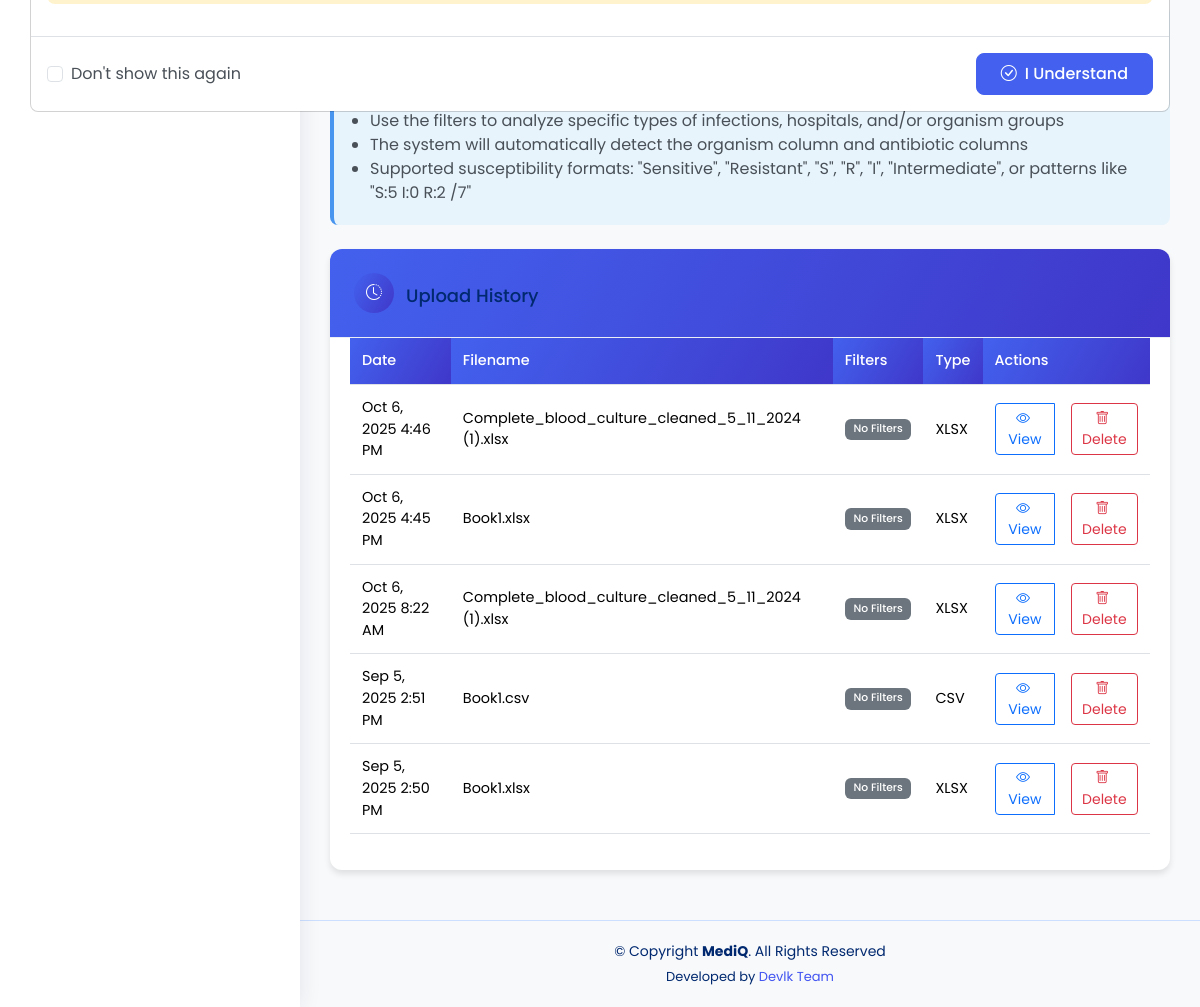
Page /super-admin/index.php (signed in, lower part) on the earlier database version.
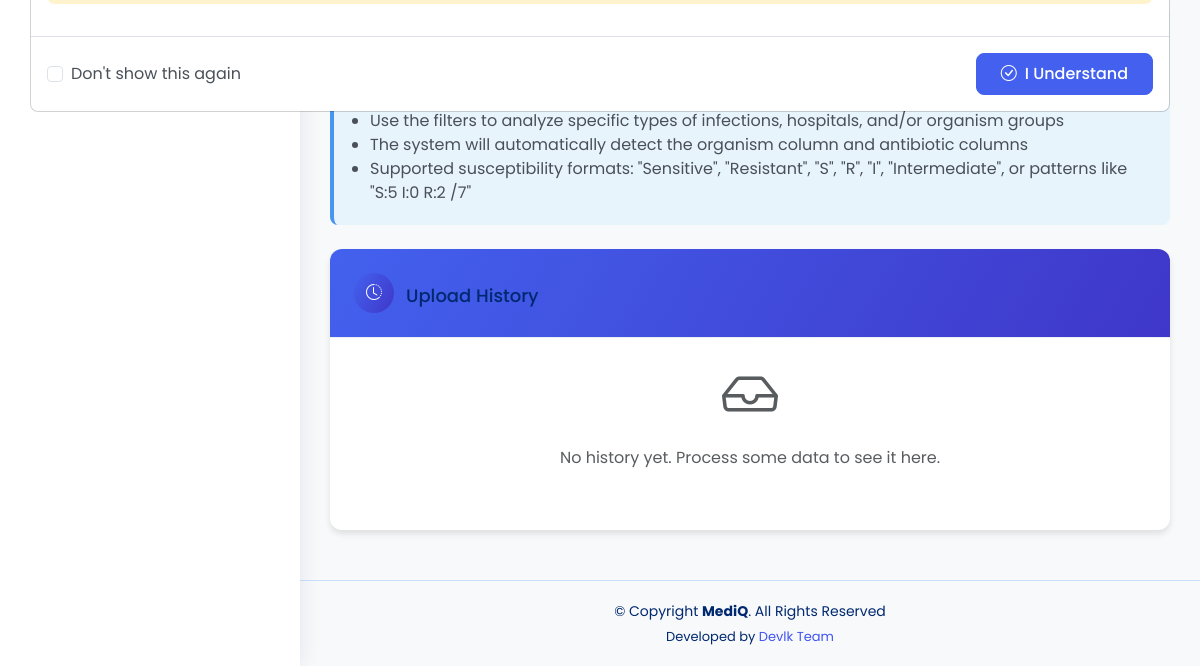
Same page on the later database version.
### tables this page shows
CREATE TABLE `antibiogram_reports` (
  `id` int(11) NOT NULL,
  `admin_id` int(11) NOT NULL,
  `original_filename` varchar(255) DEFAULT NULL,
  `file_path` varchar(500) DEFAULT NULL,
  `pasted_data` text DEFAULT NULL,
  `infection_type_filter` varchar(50) DEFAULT NULL,
  `hospital_filter` varchar(100) DEFAULT NULL,
  `organism_group_filter` varchar(100) DEFAULT NULL,
  `upload_date` timestamp NULL DEFAULT current_timestamp()
);

### super-admin/index.php (the view, shortened to what the changed rows need)
<?php
require_once '../includes/db-conn.php';
$user_id = $_SESSION['admin_id'];
$create_tables_sql = "
CREATE TABLE IF NOT EXISTS antibiogram_reports (
    id INT AUTO_INCREMENT PRIMARY KEY,
    admin_id INT NOT NULL,
    original_filename VARCHAR(255) NULL,
    file_path VARCHAR(500) NULL,
    pasted_data TEXT NULL,
    infection_type_filter VARCHAR(50) NULL,
    hospital_filter VARCHAR(100) NULL,
    organism_group_filter VARCHAR(100) NULL,
    upload_date TIMESTAMP DEFAULT CURRENT_TIMESTAMP,
    FOREIGN KEY (admin_id) REFERENCES admins(id) ON DELETE CASCADE
);
CREATE TABLE IF NOT EXISTS antibiogram_data (
    id INT AUTO_INCREMENT PRIMARY KEY,
    report_id INT NOT NULL,
    organism VARCHAR(255) NOT NULL,
    antibiotic VARCHAR(255) NOT NULL,
    tested_count INT NOT NULL,
    susceptible_count INT NOT NULL,
    percentage FLOAT NULL,
    FOREIGN KEY (report_id) REFERENCES antibiogram_reports(id) ON DELETE CASCADE
);
";
$conn->multi_query($create_tables_sql);
function get_report_history($conn, $user_id) {
    $stmt = $conn->prepare("SELECT id, original_filename, file_path, upload_date, infection_type_filter, hospital_filter, organism_group_filter FROM antibiogram_reports WHERE admin_id = ? ORDER BY upload_date DESC");
    $stmt->bind_param("i", $user_id);
    $stmt->execute();
    $result = $stmt->get_result();
    $reports = $result->fetch_all(MYSQLI_ASSOC);
    return $reports;
}
$report_history = get_report_history($conn, $user_id);
?>
<!DOCTYPE html>
<html lang="en">
<head>
    <link href="https://cdn.jsdelivr.net/npm/bootstrap@5.3.0/dist/css/bootstrap.min.css" rel="stylesheet">
    <link rel="stylesheet" href="https://cdn.jsdelivr.net/npm/bootstrap-icons@1.10.0/font/bootstrap-icons.css">
    <?php include_once("../includes/css-links-inc.php"); ?>
</head>
<body>
    <main id="main" class="main">
        <section class="section">
            <div class="row">
                <div class="col-lg-12">
                    <div class="card mt-4">
                        <div class="card-body">
                            <?php if (!empty($report_history)): ?>
                            <div class="table-responsive">
                                <table class="table table-hover history-table">
                                    <thead>
                                        <tr>
                                            <th>Date</th>
                                            <th>Filename</th>
                                            <th>Filters</th>
                                            <th>Type</th>
                                            <th>Actions</th>
                                        </tr>
                                    </thead>
                                    <tbody>
                                        <?php foreach ($report_history as $report): ?>
                                        <tr>
                                            <td><?php echo date('M j, Y g:i A', strtotime($report['upload_date'])); ?></td>
                                            <td>
                                                <?php if ($report['original_filename']): ?>
                                                <?php echo htmlspecialchars($report['original_filename']); ?>
                                                <?php else: ?>
                                                <em>Pasted Data</em>
                                                <?php endif; ?>
                                            </td>
                                            <td>
                                                <div class="d-flex flex-wrap gap-1">
                                                    <?php if (($report['infection_type_filter'] === 'all' || !$report['infection_type_filter']) && ($report['hospital_filter'] === 'all' || !$report['hospital_filter']) && ($report['organism_group_filter'] === 'all' || !$report['organism_group_filter'])): ?>
                                                    <span class="badge bg-secondary">No Filters</span>
                                                    <?php endif; ?>
                                                </div>
                                            </td>
                                            <td>
                                                <?php if ($report['file_path']): ?>
                                                    <?php
                                                    $ext = pathinfo($report['original_filename'], PATHINFO_EXTENSION);
                                                    echo strtoupper($ext);
                                                    ?>
                                                <?php else: ?>
                                                    Text
                                                <?php endif; ?>
                                            </td>
                                            <td>
                                                <div class="btn-group" role="group">
                                                    <a href="?view_report=<?php echo $report['id']; ?>" class="btn btn-sm btn-outline-primary">
                                                        <i class="bi bi-eye me-1"></i>View
                                                    </a>    &nbsp;&nbsp;&nbsp;&nbsp;
                                                    <form class="delete-form" method="post" onsubmit="return confirm('Are you sure you want to delete this report? This action cannot be undone.');">
                                                        <button type="submit" name="delete_report" class="btn btn-sm btn-outline-danger">
                                                            <i class="bi bi-trash me-1"></i>Delete
                                                        </button>
                                                    </form>
                                                </div>
                                            </td>
                                        </tr>
                                        <?php endforeach; ?>
                                    </tbody>
                                </table>
                            </div>
                            <?php else: ?>
                            <div class="text-center py-4">
                                <i class="bi bi-inbox display-4 text-muted"></i>
                                <p class="text-muted mt-3">No history yet. Process some data to see it here.</p>
                            </div>
                            <?php endif; ?>
                        </div>
                    </div>
                </div>
            </div>
        </section>
    </main>
</body>
</html>

Differences in the rows shown:
removed antibiogram_reports: upload_date "Oct 6, 2025 4:46 PM", original_filename "Complete_blood_culture_cleaned_5_11_2024 (1).xlsx", shows "No Filters", original_filename "XLSX"
removed antibiogram_reports: upload_date "Oct 6, 2025 4:45 PM", original_filename "Book1.xlsx", shows "No Filters", original_filename "XLSX"
removed antibiogram_reports: upload_date "Oct 6, 2025 8:22 AM", original_filename "Complete_blood_culture_cleaned_5_11_2024 (1).xlsx", shows "No Filters", original_filename "XLSX"
removed antibiogram_reports: upload_date "Sep 5, 2025 2:51 PM", original_filename "Book1.csv", shows "No Filters", original_filename "CSV"
removed antibiogram_reports: upload_date "Sep 5, 2025 2:50 PM", original_filename "Book1.xlsx", shows "No Filters", original_filename "XLSX"
Other differences:
text no longer shown: "Date Filename Filters Type Actions"
text now shown: "No history yet. Process some data to see it here."
